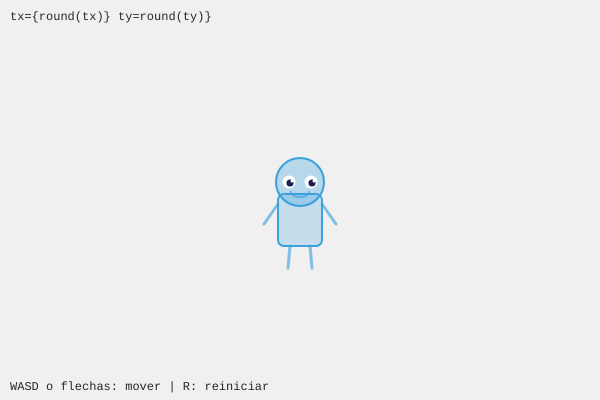
Frame 1 (no input)
Frame 60 (no input): identical to frame 1, image omitted
Frame 120 (the mouse pressed at the canvas centre since frame 60): identical to frame 1, image omitted

The p5.js sketch that drew this single still picture (run headless with seeded random() and noise() and a simulated clock; from frame 60 on, the mouse is pressed at the canvas centre):

// p5.js sketch
// ── sketch.js
// Capitlo 2 Desafio 3
// Personaje (cabeza + cuerpo + ojos)

let tx, ty;
const speed = 4;

function setup(){
  createCanvas(600, 400);
  resetPos();
}

function resetPos(){
  tx = width / 2;
  ty = height / 2;

}

// Personaje
function dibujarPersonaje(){
  rectMode(CENTER);

  // Cuerpo
  stroke(60, 160, 220);
  strokeWeight(2);
  fill(60, 160, 220, 60);
  rect(0, 20, 44, 52, 6);

  // Cabeza
  stroke(60, 160, 220);
  fill (60, 160, 220, 80);
  ellipse(0, -18, 48, 48);

  // Ojo izquierdo
  noStroke();
  fill(255);
  ellipse(-11, -18, 13, 13);
  fill(30, 30, 80);
  ellipse(-10, -17, 7 ,7);
  fill(255);
  ellipse(-8, -19, 3, 3,); // Brillo

  // Ojo derecho
  fill(255);
  ellipse(11, -18, 13, 13);
  fill(30, 30, 80);
  ellipse(12, -17, 7 ,7);
  fill(255);
  ellipse(14, -19, 3, 3,); // Brillo

  // Boca
  stroke(69, 160, 220, 180);
  strokeWeight(2);
  noFill();
  arc(0, -8, 18, 10, 0, PI);

  //Brazos
  stroke(60, 160, 220, 160);
  strokeWeight(3);
  line(-22, 4, -36, 24);
  line(22, 4, 36, 24);

  //Piernas
  line(-10, 46, -12, 68);
  line(10, 46, 12, 68);

}

function draw(){
  background(240);

  //Movimiento
  if (keyIsDown(87) || keyIsDown(UP_ARROW))    ty -= speed;
  if (keyIsDown(83) || keyIsDown(DOWN_ARROW))  ty += speed;
  if (keyIsDown(65) || keyIsDown(LEFT_ARROW))  tx -= speed;
  if (keyIsDown(68) || keyIsDown(RIGHT_ARROW)) ty += speed;

  // Mantener dentro del canvas
  tx = constrain(tx, 30, width - 30);
  ty = constrain(ty, 40, height - 50);

  // Dibujar personaje con translate()
  push();
    translate(tx, ty);
    dibujarPersonaje();
  pop();

  // HUD
  noStroke();
  fill(40);
  textSize(12);
  textFont('monospace');
  text('tx={round(tx)} ty=round(ty)}', 10, 20);
  text('WASD o flechas: mover | R: reiniciar', 10, height - 10);

}

function keyPressed(){
  if (key === 'r' || key == 'R') resetPos();
}
